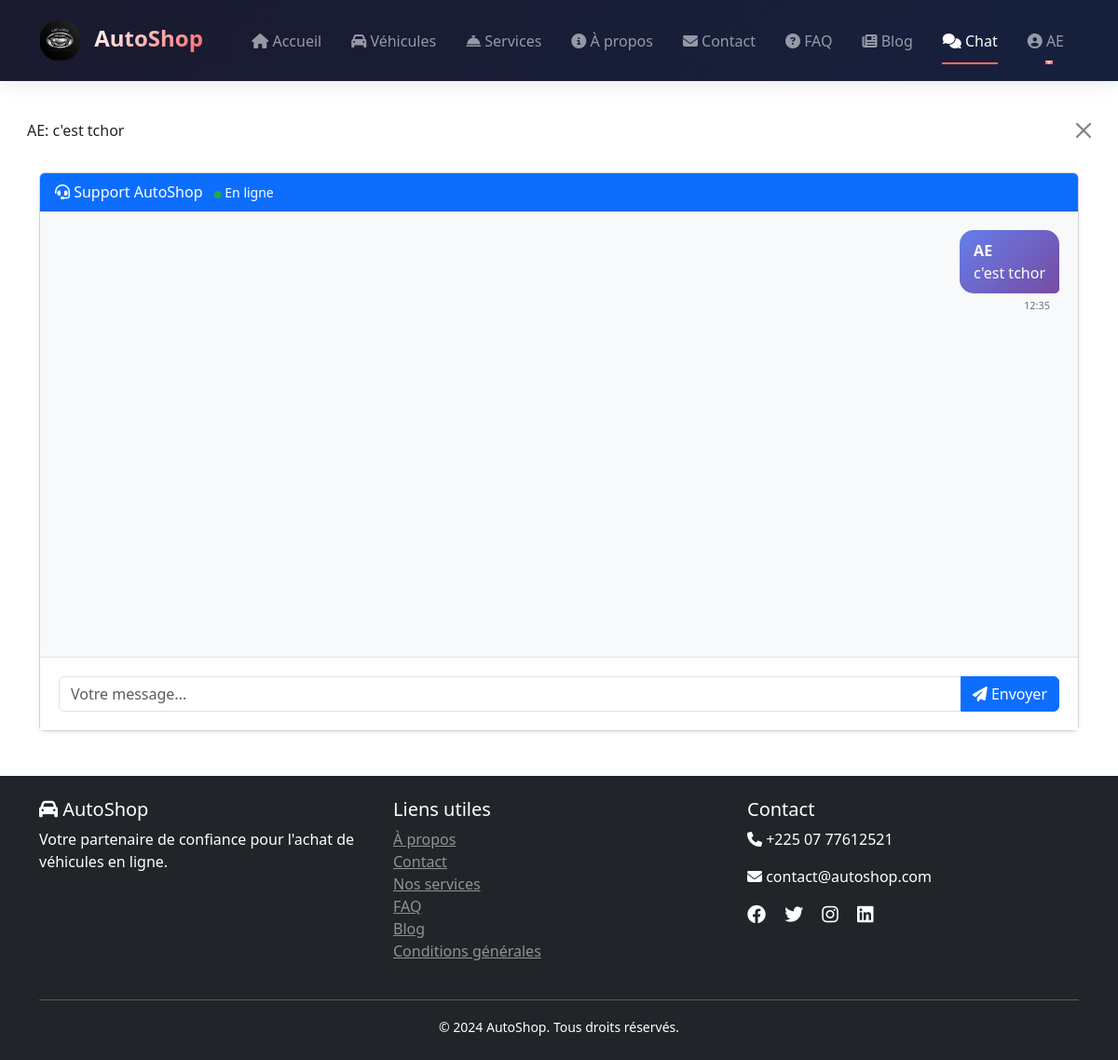
Screenshot of /chat/support/ (signed in) with the database file from the repository.
### chat/models.py (models this page shows)
class ChatMessage(models.Model):
    room = models.ForeignKey(ChatRoom, on_delete=models.CASCADE, related_name='messages')
    user = models.ForeignKey(User, on_delete=models.CASCADE)
    message = models.TextField()
    is_read = models.BooleanField(default=False)
    created_at = models.DateTimeField(auto_now_add=True)
    class Meta:
        ordering = ['created_at']
    def __str__(self):
        return f"{self.user.username}: {self.message[:50]}"

### chat/views.py (the view, shortened to what this page needs)
# urls.py: path('<str:room_name>/', views.chat_room, name='chat_room'),
@login_required
def chat_room(request, room_name='support'):
    room, created = ChatRoom.objects.get_or_create(
        name=room_name,
        defaults={'is_active': True}
    )
    if created:
        admin = User.objects.filter(is_staff=True).first()
        if admin:
            room.participants.add(admin)
        room.participants.add(request.user)
    all_messages = ChatMessage.objects.filter(room=room).order_by('created_at')
    messages_list = all_messages[:100]  # Prendre les 100 premiers APRÈS le filtrage
    unread_messages = all_messages.filter(is_read=False).exclude(user=request.user)
    unread_messages.update(is_read=True)
    return render(request, 'chat/chat_room.html', {
        'room': room,
        'messages': messages_list,
        'room_name': room_name
    })

### chat/templates/chat/chat_room.html (shortened to what this page needs)
{% extends 'base.html' %}
{% load static %}
{% block content %}
<div class="container chat-container">
    <div class="card shadow-sm h-100">
        <div class="card-header bg-primary text-white">
            <div class="d-flex justify-content-between align-items-center">
                <div>
                    <i class="fas fa-headset"></i> Support AutoShop
                    <small class="ms-2">
                        <i class="fas fa-circle" style="font-size: 8px; color: #28a745;"></i> En ligne
                    </small>
                </div>
            </div>
        </div>
        <div class="card-body p-0 flex-grow-1 d-flex flex-column">
            <div class="chat-messages" id="chat-messages">
                {% for msg in messages %}
                    <div class="message {% if msg.user == request.user %}sent{% else %}received{% endif %}" id="msg-{{ msg.id }}">
                        <div class="message-bubble">
                            <strong>{{ msg.user.username }}</strong><br>
                            {{ msg.message }}
                        </div>
                        <div class="message-info">
                            {{ msg.created_at|date:"H:i" }}
                        </div>
                    </div>
                {% endfor %}
            </div>
            <div class="chat-input">
                <div class="input-group">
                    <input type="text" class="form-control" id="message-input"
                           placeholder="Votre message..." autocomplete="off">
                    <button class="btn btn-primary" id="send-btn">
                        <i class="fas fa-paper-plane"></i> Envoyer
                    </button>
                </div>
            </div>
        </div>
    </div>
</div>
{% endblock %}

### vehicles/templates/base.html (shortened to what this page needs)
{% load static %}
<!DOCTYPE html>
<html lang="fr">
<head>
    <link href="https://cdn.jsdelivr.net/npm/bootstrap@5.3.0/dist/css/bootstrap.min.css" rel="stylesheet">
    <link rel="stylesheet" href="https://cdnjs.cloudflare.com/ajax/libs/font-awesome/6.4.0/css/all.min.css">
</head>
<body>
    <nav class="navbar navbar-expand-lg navbar-dark">
        <div class="container">
            <a class="navbar-brand" href="{% url 'home' %}">
                <div style="display: inline-block;">
                    <img src="{% static 'images/logo.png' %}"
                         alt="AutoShop Logo"
                         height="45"
                         width="45"
                         style="border-radius: 50%; object-fit: cover;">
                </div>
                <span class="ms-2" style="font-weight: 700; background: linear-gradient(135deg, #fff 0%, #ff6b6b 100%); -webkit-background-clip: text; -webkit-text-fill-color: transparent;">
                    AutoShop
                </span>
            </a>
<div class="collapse navbar-collapse" id="navbarNav">
    <ul class="navbar-nav ms-auto">
        <li class="nav-item">
            <a class="nav-link {% if request.path == '/' %}active{% endif %}" href="{% url 'home' %}">
                <i class="fas fa-home"></i> Accueil
            </a>
        </li>
        <li class="nav-item">
            <a class="nav-link {% if 'vehicles' in request.path %}active{% endif %}" href="{% url 'vehicle_list' %}">
                <i class="fas fa-car"></i> Véhicules
            </a>
        </li>
        <li class="nav-item">
            <a class="nav-link {% if 'services' in request.path %}active{% endif %}" href="{% url 'services' %}">
                <i class="fas fa-concierge-bell"></i> Services
            </a>
        </li>
        <li class="nav-item">
            <a class="nav-link {% if 'about' in request.path %}active{% endif %}" href="{% url 'about' %}">
                <i class="fas fa-info-circle"></i> À propos
            </a>
        </li>
        <li class="nav-item">
            <a class="nav-link {% if 'contact' in request.path %}active{% endif %}" href="{% url 'contact' %}">
                <i class="fas fa-envelope"></i> Contact
            </a>
        </li>
        <li class="nav-item">
            <a class="nav-link {% if 'faq' in request.path %}active{% endif %}" href="{% url 'faq' %}">
                <i class="fas fa-question-circle"></i> FAQ
            </a>
        </li>
        <li class="nav-item">
            <a class="nav-link {% if 'blog' in request.path %}active{% endif %}" href="{% url 'blog_home' %}">
                <i class="fas fa-newspaper"></i> Blog
            </a>
        </li>
        <li class="nav-item">
            <a class="nav-link {% if 'chat' in request.path %}active{% endif %}" href="{% url 'chat_room' room_name='support' %}">
                <i class="fas fa-comments"></i> Chat
            </a>
        </li>
        {% if user.is_authenticated %}
            <li class="nav-item dropdown">
                <a class="nav-link dropdown-toggle" href="#" data-bs-toggle="dropdown">
                    <i class="fas fa-user-circle"></i> {{ user.username }}
                </a>
            </li>
        {% endif %}
    </ul>
</div>
    </nav>
    <main class="container-fluid mt-4">
        {% if messages %}
            {% for message in messages %}
                <div class="alert alert-{{ message.tags }} alert-dismissible fade show" role="alert">
                    {{ message }}
                    <button type="button" class="btn-close" data-bs-dismiss="alert"></button>
                </div>
            {% endfor %}
        {% endif %}
        {% block content %}{% endblock %}
    </main>
    <footer class="bg-dark text-white mt-5 py-4">
        <div class="container">
            <div class="row">
                <div class="col-md-4">
                    <h5><i class="fas fa-car"></i> AutoShop</h5>
                    <p>Votre partenaire de confiance pour l'achat de véhicules en ligne.</p>
                </div>
                <div class="col-md-4">
                    <h5>Liens utiles</h5>
                    <ul class="list-unstyled">
                        <li><a href="{% url 'about' %}" class="text-white-50">À propos</a></li>
                        <li><a href="{% url 'contact' %}" class="text-white-50">Contact</a></li>
                        <li><a href="{% url 'services' %}" class="text-white-50">Nos services</a></li>
                        <li><a href="{% url 'faq' %}" class="text-white-50">FAQ</a></li>
                        <li><a href="{% url 'blog_home' %}" class="text-white-50">Blog</a></li>
                        <li><a href="#" class="text-white-50">Conditions générales</a></li>
                    </ul>
                </div>
                <div class="col-md-4">
                    <h5>Contact</h5>
                    <p><i class="fas fa-phone"></i> +225 07 77612521</p>
                    <p><i class="fas fa-envelope"></i> contact@autoshop.com</p>
                    <div class="social-links mt-3">
                        <a href="#" class="text-white me-3"><i class="fab fa-facebook fa-lg"></i></a>
                        <a href="#" class="text-white me-3"><i class="fab fa-twitter fa-lg"></i></a>
                        <a href="#" class="text-white me-3"><i class="fab fa-instagram fa-lg"></i></a>
                        <a href="#" class="text-white"><i class="fab fa-linkedin fa-lg"></i></a>
                    </div>
                </div>
            </div>
            <hr class="mt-4">
            <div class="text-center">
                <small>&copy; 2024 AutoShop. Tous droits réservés.</small>
            </div>
        </div>
    </footer>
</body>
</html>

### vehicles/templates/base.html (style rules this page uses)
.navbar { background: linear-gradient(135deg, #1a1a2e 0%, #16213e 100%) !important; box-shadow: 0 2px 20px rgba(0,0,0,0.1); padding: 1rem 0; }
.navbar-brand { font-weight: 700; font-size: 1.5rem; transition: transform 0.3s; }
.nav-link { font-weight: 500; margin: 0 0.5rem; transition: all 0.3s; position: relative; }
.nav-link::after { content: ''; position: absolute; bottom: -5px; left: 50%; width: 0; height: 2px; background: #ff6b6b; transition: all 0.3s; transform: translateX(-50%); }
.nav-link:hover::after, .nav-link.active::after { width: 80%; }

### chat/templates/chat/chat_room.html (style rules this page uses)
.chat-container { height: calc(100vh - 200px); display: flex; flex-direction: column; }
.chat-messages { flex: 1; overflow-y: auto; padding: 20px; background: #f8f9fa; }
.message { margin-bottom: 20px; display: flex; flex-direction: column; }
.message.sent { align-items: flex-end; }
.message-bubble { max-width: 70%; padding: 10px 15px; border-radius: 15px; word-wrap: break-word; }
.message.sent .message-bubble { background: linear-gradient(135deg, #667eea 0%, #764ba2 100%); color: white; border-bottom-right-radius: 5px; }
.message-info { font-size: 11px; color: #6c757d; margin-top: 5px; margin-left: 10px; margin-right: 10px; }
.chat-input { padding: 20px; background: white; border-top: 1px solid #dee2e6; }

### rows the page displays
ChatMessage: user+message "AE: c'est tchor", user.username "AE", message "c'est tchor", created_at "12:35"

### other values shown
{{ user.username }} "AE"
